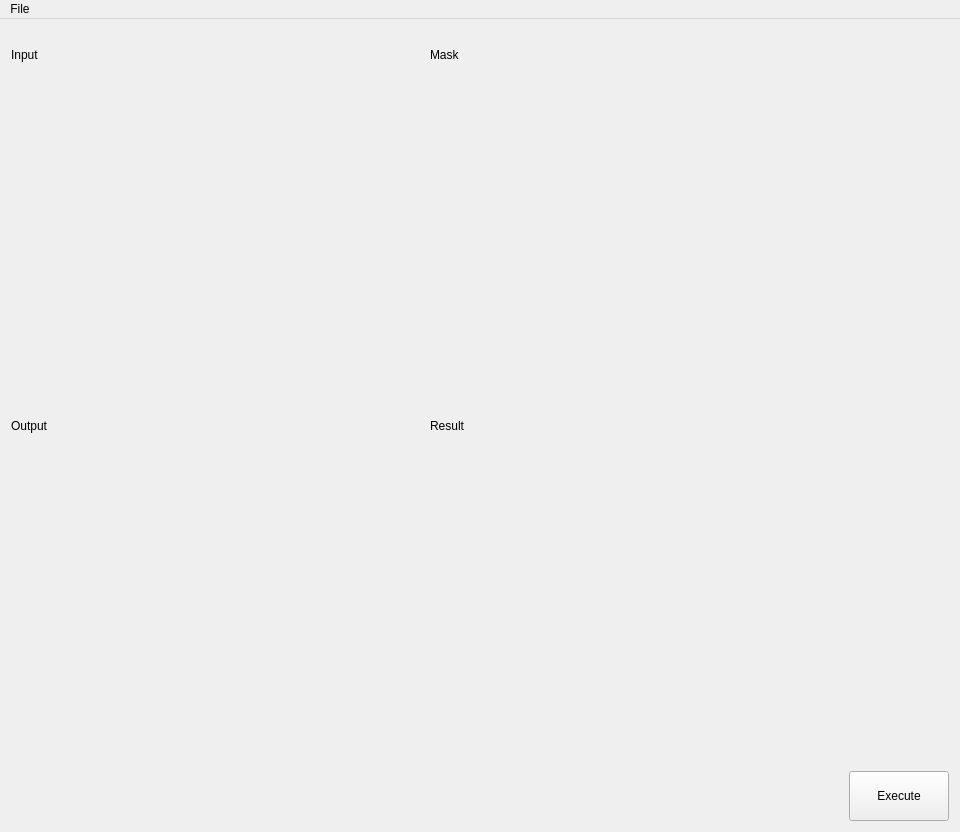
<?xml version="1.0" encoding="UTF-8"?>
<ui version="4.0">
 <class>CTextureSynthesizerWindow</class>
 <widget class="QMainWindow" name="CTextureSynthesizerWindow">
  <property name="geometry">
   <rect>
    <x>0</x>
    <y>0</y>
    <width>960</width>
    <height>832</height>
   </rect>
  </property>
  <property name="sizePolicy">
   <sizepolicy hsizetype="Fixed" vsizetype="Fixed">
    <horstretch>0</horstretch>
    <verstretch>0</verstretch>
   </sizepolicy>
  </property>
  <property name="windowTitle">
   <string>QTInterface</string>
  </property>
  <widget class="QWidget" name="centralWidget">
   <layout class="QGridLayout" name="gridLayout_2">
    <item row="3" column="1">
     <widget class="QLabel" name="Result">
      <property name="text">
       <string/>
      </property>
     </widget>
    </item>
    <item row="0" column="0">
     <widget class="QLabel" name="label">
      <property name="maximumSize">
       <size>
        <width>16777215</width>
        <height>50</height>
       </size>
      </property>
      <property name="text">
       <string>Input</string>
      </property>
     </widget>
    </item>
    <item row="1" column="1">
     <widget class="QLabel" name="Mask">
      <property name="text">
       <string/>
      </property>
     </widget>
    </item>
    <item row="1" column="0">
     <widget class="QLabel" name="Input">
      <property name="text">
       <string/>
      </property>
     </widget>
    </item>
    <item row="4" column="9">
     <widget class="QPushButton" name="actionExecute">
      <property name="sizePolicy">
       <sizepolicy hsizetype="Fixed" vsizetype="Fixed">
        <horstretch>0</horstretch>
        <verstretch>0</verstretch>
       </sizepolicy>
      </property>
      <property name="maximumSize">
       <size>
        <width>100</width>
        <height>50</height>
       </size>
      </property>
      <property name="text">
       <string>Execute</string>
      </property>
     </widget>
    </item>
    <item row="3" column="0">
     <widget class="QLabel" name="Output">
      <property name="text">
       <string/>
      </property>
     </widget>
    </item>
    <item row="2" column="0">
     <widget class="QLabel" name="label_2">
      <property name="maximumSize">
       <size>
        <width>16777215</width>
        <height>50</height>
       </size>
      </property>
      <property name="text">
       <string>Output</string>
      </property>
     </widget>
    </item>
    <item row="2" column="1">
     <widget class="QLabel" name="label_3">
      <property name="text">
       <string>Result</string>
      </property>
     </widget>
    </item>
    <item row="0" column="1">
     <widget class="QLabel" name="label_4">
      <property name="text">
       <string>Mask</string>
      </property>
     </widget>
    </item>
   </layout>
  </widget>
  <widget class="QMenuBar" name="menuBar">
   <property name="geometry">
    <rect>
     <x>0</x>
     <y>0</y>
     <width>960</width>
     <height>22</height>
    </rect>
   </property>
   <widget class="QMenu" name="menuFile">
    <property name="title">
     <string>File</string>
    </property>
    <addaction name="actionLoadInput"/>
    <addaction name="actionLoadOutput"/>
    <addaction name="actionLoadMask"/>
   </widget>
   <addaction name="menuFile"/>
  </widget>
  <action name="actionLoadInput">
   <property name="enabled">
    <bool>true</bool>
   </property>
   <property name="icon">
    <iconset>
     <normaloff>:/QTInterface/Icon/open.png</normaloff>:/QTInterface/Icon/open.png</iconset>
   </property>
   <property name="text">
    <string>Load Input</string>
   </property>
   <property name="toolTip">
    <string>Load Reference Image</string>
   </property>
  </action>
  <action name="actionLoadOutput">
   <property name="icon">
    <iconset>
     <normaloff>:/QTInterface/Icon/save.png</normaloff>:/QTInterface/Icon/save.png</iconset>
   </property>
   <property name="text">
    <string>Load Output</string>
   </property>
   <property name="toolTip">
    <string>Load Request Image</string>
   </property>
  </action>
  <action name="actionSetting">
   <property name="checkable">
    <bool>true</bool>
   </property>
   <property name="icon">
    <iconset>
     <normaloff>:/QTInterface/Icon/setting.png</normaloff>:/QTInterface/Icon/setting.png</iconset>
   </property>
   <property name="text">
    <string>Setting</string>
   </property>
  </action>
  <action name="actionQuit">
   <property name="text">
    <string>Quit</string>
   </property>
  </action>
  <action name="actionAreaPicking">
   <property name="text">
    <string>AreaPicking</string>
   </property>
  </action>
  <action name="actionDelete">
   <property name="icon">
    <iconset>
     <normaloff>:/QTInterface/Icon/delete.png</normaloff>:/QTInterface/Icon/delete.png</iconset>
   </property>
   <property name="text">
    <string>Delete</string>
   </property>
  </action>
  <action name="actionBrush">
   <property name="checkable">
    <bool>true</bool>
   </property>
   <property name="checked">
    <bool>false</bool>
   </property>
   <property name="enabled">
    <bool>false</bool>
   </property>
   <property name="icon">
    <iconset>
     <normaloff>:/QTInterface/Icon/brush.png</normaloff>:/QTInterface/Icon/brush.png</iconset>
   </property>
   <property name="text">
    <string>Brush</string>
   </property>
   <property name="visible">
    <bool>false</bool>
   </property>
  </action>
  <action name="actionRubber">
   <property name="checkable">
    <bool>true</bool>
   </property>
   <property name="icon">
    <iconset>
     <normaloff>:/QTInterface/Icon/rubber.png</normaloff>:/QTInterface/Icon/rubber.png</iconset>
   </property>
   <property name="text">
    <string>Rubber</string>
   </property>
  </action>
  <action name="actionDichotomy">
   <property name="checkable">
    <bool>true</bool>
   </property>
   <property name="icon">
    <iconset>
     <normaloff>:/QTInterface/Icon/dichotomy.png</normaloff>:/QTInterface/Icon/dichotomy.png</iconset>
   </property>
   <property name="text">
    <string>Dichotomy</string>
   </property>
  </action>
  <action name="actionRegionGrowing">
   <property name="checkable">
    <bool>true</bool>
   </property>
   <property name="icon">
    <iconset>
     <normaloff>:/QTInterface/Icon/regionGrowing.png</normaloff>:/QTInterface/Icon/regionGrowing.png</iconset>
   </property>
   <property name="text">
    <string>RegionGrowing</string>
   </property>
  </action>
  <action name="actionUpdate">
   <property name="icon">
    <iconset>
     <normaloff>:/QTInterface/Icon/update.png</normaloff>:/QTInterface/Icon/update.png</iconset>
   </property>
   <property name="text">
    <string>Update</string>
   </property>
  </action>
  <action name="actionBlend">
   <property name="checkable">
    <bool>true</bool>
   </property>
   <property name="icon">
    <iconset>
     <normaloff>:/QTInterface/Icon/blend.png</normaloff>:/QTInterface/Icon/blend.png</iconset>
   </property>
   <property name="text">
    <string>Blend</string>
   </property>
  </action>
  <action name="actionPointPicking">
   <property name="checkable">
    <bool>true</bool>
   </property>
   <property name="icon">
    <iconset>
     <normaloff>:/QTInterface/Icon/pointPicking.png</normaloff>:/QTInterface/Icon/pointPicking.png</iconset>
   </property>
   <property name="text">
    <string>PointPicking</string>
   </property>
  </action>
  <action name="actionInstructions">
   <property name="icon">
    <iconset>
     <normaloff>:/QTInterface/Icon/instructions.png</normaloff>:/QTInterface/Icon/instructions.png</iconset>
   </property>
   <property name="text">
    <string>Instructions</string>
   </property>
  </action>
  <action name="actionLoadMask">
   <property name="checkable">
    <bool>false</bool>
   </property>
   <property name="text">
    <string>Load Mask</string>
   </property>
  </action>
 </widget>
 <layoutdefault spacing="6" margin="11"/>
 <resources>
  <include location="TextureSynthesizerWindow.qrc"/>
 </resources>
 <connections/>
</ui>
